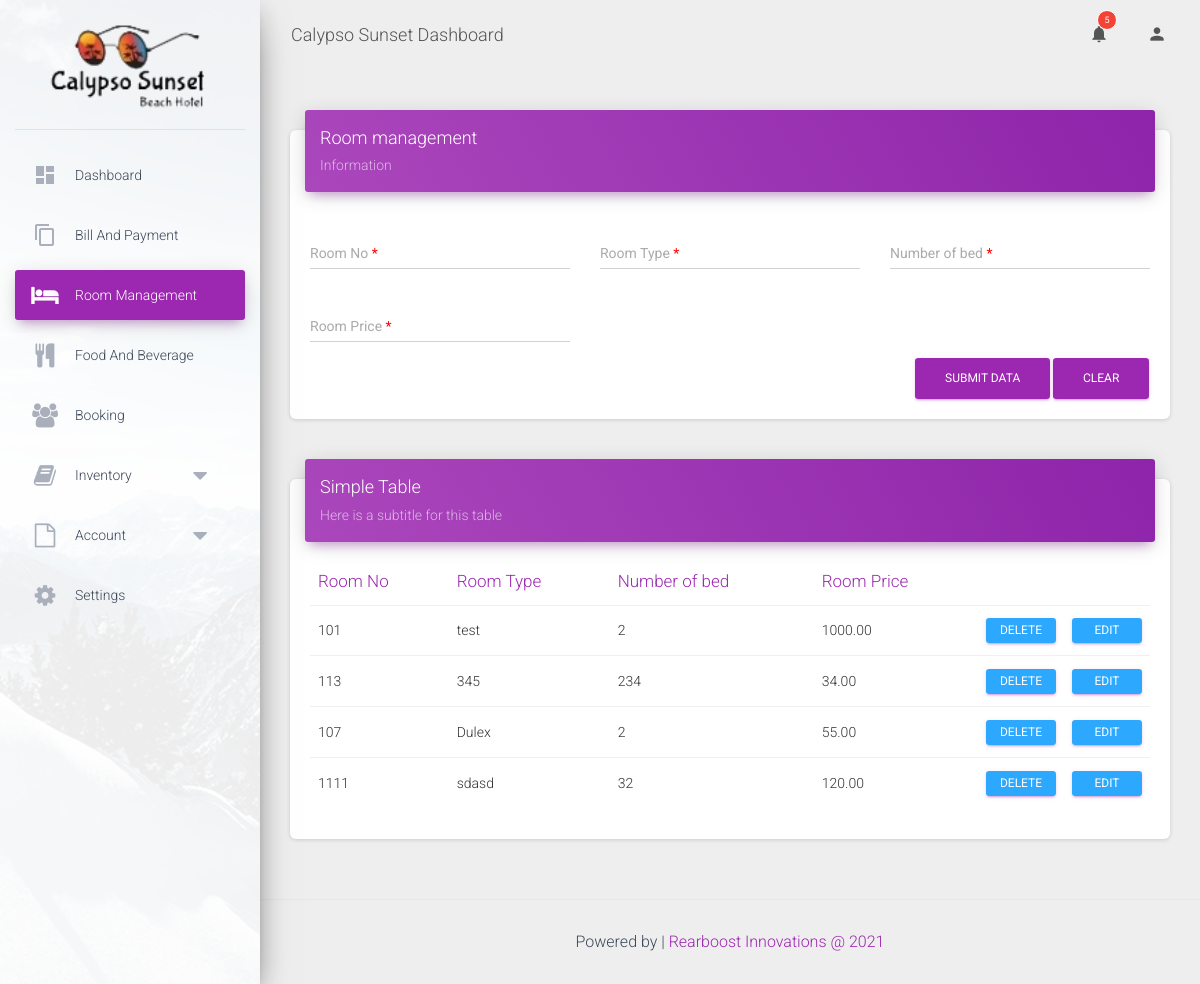
Screenshot of /content/room_management.php (signed in) with the database file from the repository.
### tables this page shows
CREATE TABLE `roominfor` (
  `id` int(11) NOT NULL,
  `roomno` varchar(500) NOT NULL,
  `roomtype` varchar(1000) NOT NULL,
  `numbed` int(11) NOT NULL,
  `roomprice` decimal(10,2) NOT NULL,
  `roomstatus` varchar(200) NOT NULL,
  `createdate` varchar(500) NOT NULL,
  `lastupdate` varchar(500) DEFAULT NULL,
  `bookingtime` varchar(100) DEFAULT NULL
);

### content/room_management.php (the view, shortened to what this page needs)
<!DOCTYPE html>
<html lang="en">
<?php
    require '../include/config.php';
?>
<head>
    <?php include('../include/head.php'); ?>
</head>
<body class="">
    <div class="wrapper">
        <div class="sidebar" data-color="purple" data-background-color="white" data-image="../assets/img/sidebar-1.jpg">
            <div class="logo">
              <a href="home.php" class="simple-text logo-normal">
              <img src="../images/logo.png" alt="" style="width: 80%;">
              </a>
            </div>
            <?php include('../include/sideMenu.php'); ?>
        </div>
        <div class="main-panel">
            <?php include('../include/navhead.php'); ?>
            <div class="content">
                <div class="container-fluid">
                    <div class="row">
                        <div class="col-md-12">
                            <div class="card">
                                <div class="card-header card-header-primary">
                                    <h4 class="card-title">Room management</h4>
                                    <p class="card-category">Information</p>
                                </div>
                                <div class="card-body">
                                    <form id="room_form">
                                        <div class="row">
                                            <div class="col-md-4">
                                                <div class="form-group">
                                                    <label class="bmd-label-floating">Room No <span style="color: red;">*<span></label>
                                                    <input type="text" class="form-control" id="roomno" value="<?php if(isset($roomno)){ echo $roomno;} ?>">
                                                </div>
                                            </div>
                                            <div class="col-md-4">
                                                <div class="form-group">
                                                    <label class="bmd-label-floating">Room Type <span style="color: red;">*<span></label>
                                                    <input type="text" class="form-control" id="roomtype" value="<?php if(isset($roomtype)){ echo $roomtype;} ?>">
                                                </div>
                                            </div>
                                            <div class="col-md-4">
                                                <div class="form-group">
                                                    <label class="bmd-label-floating">Number of bed <span style="color: red;">*<span></label>
                                                    <input type="number" class="form-control" id="numbed" value="<?php if(isset($numbed)){ echo $numbed;} ?>">
                                                </div>
                                            </div>
                                        </div>
                                        <div class="row">
                                            <div class="col-md-4">
                                                <div class="form-group">
                                                    <label class="bmd-label-floating">Room Price <span style="color: red;">*<span></label>
                                                    <input type="number" class="form-control" id="roomprice" value="<?php if(isset($roomprice)){ echo $roomprice;} ?>">
                                                </div>
                                            </div>
                                        </div>
                                           <button type="button" class="btn btn-primary pull-right" onclick="window.location='http://localhost:8888/HMS/content/room_management.php'">Clear</button>
                                        <?php if (isset($_GET['prop_id'])): ?>
                                             <button type="button" class="btn btn-primary pull-right" id="room_btn_edit" name="room_btn_edit" onclick="roomFormedit()">Update Data</button>
                                        <?php else: ?>
                                             <button type="button" class="btn btn-primary pull-right" id="room_btn_submit" name="room_btn_submit" onclick="roomFormsubmit()">Submit Data</button>
                                        <?php endif; ?>
                                        <div class="clearfix"></div>
                                    </form>
                                </div>
                            </div>
                        </div>
                        <div class="col-md-12">
                            <div class="card">
                                <div class="card-header card-header-primary">
                                    <h4 class="card-title ">Simple Table</h4>
                                    <p class="card-category"> Here is a subtitle for this table</p>
                                </div>
                                <div class="card-body">
                                   <?php
                                       $query = "SELECT * FROM roominfor";
                                       $result = mysqli_query($conn ,$query);
                                    ?>
                                    <div class="table-responsive" id="room_table">
                                        <table class="table">
                                            <thead class=" text-primary">
                                                <th>
                                                    Room No
                                                </th>
                                                <th>
                                                    Room Type
                                                </th>
                                                <th>
                                                    Number of bed
                                                </th>
                                                <th>
                                                    Room Price
                                                </th>
                                                <th>
                                                </th>
                                                <th>
                                                </th>
                                            </thead>
                                            <tbody>
                                                <?php
                                                while($row = mysqli_fetch_array($result))
                                                   {
                                                    echo '
                                                    <tr>
                                                     <td>'.$row["roomno"].'</td>
                                                     <td>'.$row["roomtype"].'</td>
                                                     <td>'.$row["numbed"].'</td>
                                                     <td>'.$row["roomprice"].'</td>
                                                     <td width="5%"><button type="button" id="delete_form" name="delete_form" onclick="roomremoveconf(event ,'.$row["id"].')" class="btn btn-primary edit_data" style="margin: 0px; height: 25px; width: 70px; color: white; border-color: #2CA8FF; background-color: #2CA8FF; font-size: 12px;  padding: 4px 10px; margin-top: 0px;">Delete</button></td>
                                                     '; ?>
                                                     <td width="5%"><button type="button" id="edit_form" name="edit_form" onclick="window.location='./room_management.php?prop_id=<?php echo $row['id'];  ?>';" class="btn btn-primary edit_data" style="margin: 0px; height: 25px; width: 70px; color: white; border-color: #2CA8FF; background-color: #2CA8FF; font-size: 12px;  padding: 4px 10px; margin-top: 0px;">Edit</button></td>
                                                     <?php
                                                     echo '
                                                    </tr>
                                                      ';
                                                   }
                                                 ?>
                                            </tbody>
                                        </table>
                                    </div>
                                </div>
                            </div>
                        </div>
                    </div>
                </div>
            </div>
            <footer class="footer ">
                <div class="container-fluid" style="display: inline-grid;">
                    <?php include('../include/footerc.php'); ?>
                </div>
            </footer>
        </div>
    </div>
</body>
</html>

### rows the page displays
roominfor: roomno "101", roomtype "test", numbed "2", roomprice "1000.00"
roominfor: roomno "113", roomtype "345", numbed "234", roomprice "34.00"
roominfor: roomno "107", roomtype "Dulex", numbed "2", roomprice "55.00"
roominfor: roomno "1111", roomtype "sdasd", numbed "32", roomprice "120.00"
